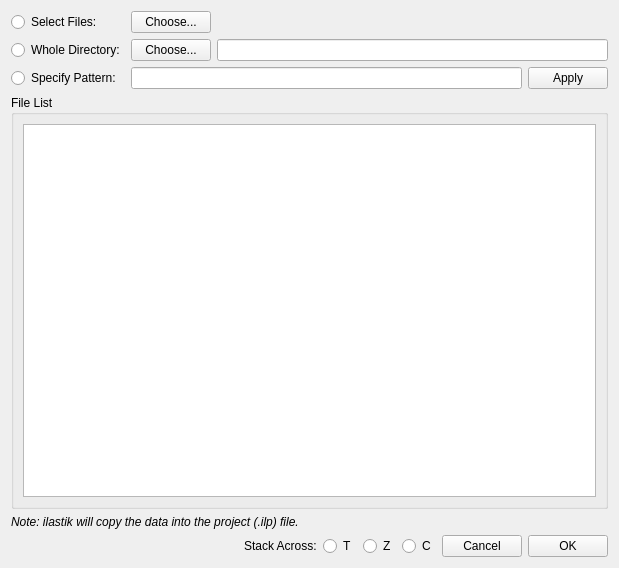
<?xml version="1.0" encoding="UTF-8"?>
<ui version="4.0">
 <class>Form</class>
 <widget class="QWidget" name="Form">
  <property name="geometry">
   <rect>
    <x>0</x>
    <y>0</y>
    <width>619</width>
    <height>568</height>
   </rect>
  </property>
  <property name="windowTitle">
   <string>Create volume from image stack</string>
  </property>
  <layout class="QVBoxLayout" name="verticalLayout_3">
   <item>
    <layout class="QVBoxLayout" name="verticalLayout_2">
     <item>
      <layout class="QGridLayout" name="gridLayout">
       <item row="0" column="0">
        <widget class="QRadioButton" name="selectFilesRadioButton">
         <property name="text">
          <string>Select Files:</string>
         </property>
        </widget>
       </item>
       <item row="0" column="1">
        <widget class="QPushButton" name="selectFilesChooseButton">
         <property name="text">
          <string>Choose...</string>
         </property>
        </widget>
       </item>
       <item row="0" column="2">
        <spacer name="horizontalSpacer">
         <property name="orientation">
          <enum>Qt::Horizontal</enum>
         </property>
         <property name="sizeHint" stdset="0">
          <size>
           <width>40</width>
           <height>20</height>
          </size>
         </property>
        </spacer>
       </item>
       <item row="1" column="0">
        <widget class="QRadioButton" name="directoryRadioButton">
         <property name="text">
          <string>Whole Directory:</string>
         </property>
        </widget>
       </item>
       <item row="1" column="1">
        <widget class="QPushButton" name="directoryChooseButton">
         <property name="text">
          <string>Choose...</string>
         </property>
        </widget>
       </item>
       <item row="1" column="2" colspan="2">
        <widget class="QLineEdit" name="directoryEdit">
         <property name="readOnly">
          <bool>true</bool>
         </property>
        </widget>
       </item>
       <item row="2" column="0">
        <widget class="QRadioButton" name="patternRadioButton">
         <property name="toolTip">
          <string>Unix path name pattern: 
  * matches 0 or more characters, ? matches any 1 character. 
  Seperate multiple patterns by a semicolon (;). 
Examples:
  Linux/Mac: 
    /home/me/data/stack_*.jpg
    /home/me/this/stack_*.pgm;/home/me/that/stack_*.pgm
  Windows: 
    D:\data\stack_*.jpg
    D:\this\stack_*.pgm;D:\that\stack_*.pgm
</string>
         </property>
         <property name="text">
          <string>Specify Pattern:</string>
         </property>
        </widget>
       </item>
       <item row="2" column="1" colspan="2">
        <widget class="QLineEdit" name="patternEdit"/>
       </item>
       <item row="2" column="3">
        <widget class="QPushButton" name="patternApplyButton">
         <property name="text">
          <string>Apply</string>
         </property>
        </widget>
       </item>
      </layout>
     </item>
     <item>
      <widget class="QGroupBox" name="groupBox">
       <property name="title">
        <string>File List</string>
       </property>
       <layout class="QVBoxLayout" name="verticalLayout">
        <item>
         <widget class="QListWidget" name="fileListWidget"/>
        </item>
       </layout>
      </widget>
     </item>
     <item>
      <widget class="QLabel" name="import_copy_info">
       <property name="text">
        <string>Note: ilastik will copy the data into the project (.ilp) file.</string>
       </property>
       <property name="font">
        <font><italic>true</italic></font>
       </property>
      </widget>
     </item>
     <item>
      <layout class="QHBoxLayout" name="horizontalLayout">
       <item>
        <spacer name="horizontalSpacer_2">
         <property name="orientation">
          <enum>Qt::Horizontal</enum>
         </property>
         <property name="sizeHint" stdset="0">
          <size>
           <width>40</width>
           <height>20</height>
          </size>
         </property>
        </spacer>
       </item>
       <item>
        <widget class="QLabel" name="label">
         <property name="text">
          <string>Stack Across:</string>
         </property>
        </widget>
       </item>
       <item>
        <widget class="QRadioButton" name="stackAcrossTButton">
         <property name="text">
          <string>T</string>
         </property>
         <attribute name="buttonGroup">
          <string notr="true">buttonGroup</string>
         </attribute>
        </widget>
       </item>
       <item>
        <widget class="QRadioButton" name="stackAcrossZButton">
         <property name="text">
          <string>Z</string>
         </property>
         <attribute name="buttonGroup">
          <string notr="true">buttonGroup</string>
         </attribute>
        </widget>
       </item>
       <item>
        <widget class="QRadioButton" name="stackAcrossCButton">
         <property name="text">
          <string>C</string>
         </property>
         <attribute name="buttonGroup">
          <string notr="true">buttonGroup</string>
         </attribute>
        </widget>
       </item>
       <item>
        <widget class="QPushButton" name="cancelButton">
         <property name="text">
          <string>Cancel</string>
         </property>
        </widget>
       </item>
       <item>
        <widget class="QPushButton" name="okButton">
         <property name="text">
          <string>OK</string>
         </property>
        </widget>
       </item>
      </layout>
     </item>
    </layout>
   </item>
  </layout>
 </widget>
 <resources/>
 <connections/>
 <buttongroups>
  <buttongroup name="buttonGroup"/>
 </buttongroups>
</ui>
